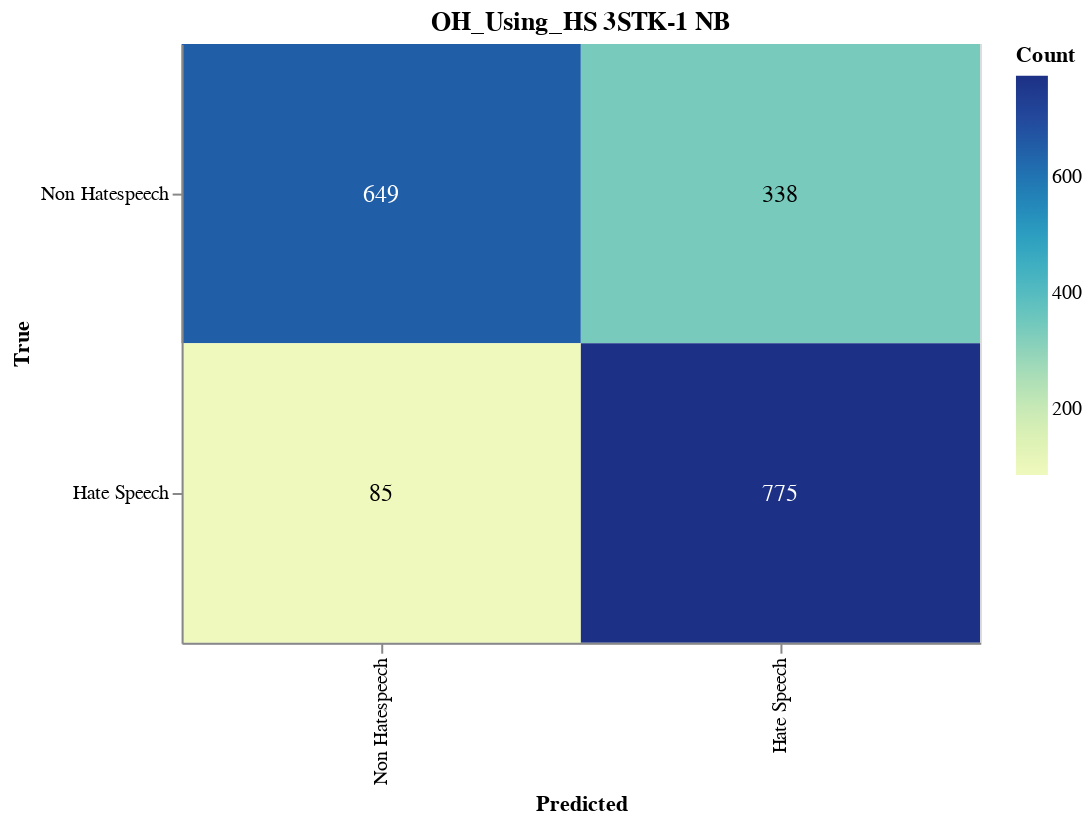

Notebook source saved alongside this figure:
### Markdown cell above
#### Save CM

### Code cell
import altair as alt
import altair_saver
import pandas as pd
from sklearn.metrics import confusion_matrix

# Calculate the confusion matrix
cm = confusion_matrix(y_val, adjusted_predictions)

# Define class names
class_names = ['Non Hatespeech', 'Hate Speech']

# Convert confusion matrix to DataFrame
cm_df = pd.DataFrame(cm, index=class_names, columns=class_names).reset_index().melt(id_vars='index')
cm_df.columns = ['True', 'Predicted', 'Count']

# Ensure the order of categories
cm_df['True'] = pd.Categorical(cm_df['True'], categories=class_names, ordered=True)
cm_df['Predicted'] = pd.Categorical(cm_df['Predicted'], categories=class_names, ordered=True)

# Create the Altair plot
heatmap = alt.Chart(cm_df).mark_rect().encode(
    x=alt.X('Predicted:O', sort=class_names),
    y=alt.Y('True:O', sort=class_names),
    color='Count:Q',
    tooltip=['True', 'Predicted', 'Count']
).properties(
    width=400,
    height=300,
    title='OH_Using_HS 3STK-1 NB'
)

# Add text labels
text = heatmap.mark_text(
    align='center',
    baseline='middle',
    fontSize=12
).encode(
    text='Count:Q',
    color=alt.condition(
        alt.datum.Count > cm.max() / 2,
        alt.value('white'),
        alt.value('black')
    )
)

# Combine heatmap and text
final_chart = heatmap + text

# Display the plot
final_chart.show()

### Figure 1 — Vega-Lite specification as saved in the notebook (floating-point values rounded to 4 significant figures)
{"config": {"view": {"continuousWidth": 300, "continuousHeight": 300}}, "layer": [{"mark": {"type": "rect"}, "encoding": {"color": {"field": "Count", "type": "quantitative"}, "tooltip": [{"field": "True", "type": "ordinal"}, {"field": "Predicted", "type": "ordinal"}, {"field": "Count", "type": "quantitative"}], "x": {"field": "Predicted", "sort": ["Non Hatespeech", "Hate Speech"], "type": "ordinal"}, "y": {"field": "True", "sort": ["Non Hatespeech", "Hate Speech"], "type": "ordinal"}}, "title": "OH_Using_HS 3STK-1 NB"}, {"mark": {"type": "text", "align": "center", "baseline": "middle", "fontSize": 12}, "encoding": {"color": {"condition": {"test": "(datum.Count > 387.5)", "value": "white"}, "value": "black"}, "text": {"field": "Count", "type": "quantitative"}, "tooltip": [{"field": "True", "type": "ordinal"}, {"field": "Predicted", "type": "ordinal"}, {"field": "Count", "type": "quantitative"}], "x": {"field": "Predicted", "sort": ["Non Hatespeech", "Hate Speech"], "type": "ordinal"}, "y": {"field": "True", "sort": ["Non Hatespeech", "Hate Speech"], "type": "ordinal"}}, "title": "OH_Using_HS 3STK-1 NB"}], "data": {"name": "data-d89f7e958ff039a2afe8b7119060eb4d"}, "height": 300, "width": 400, "$schema": "https://vega.github.io/schema/vega-lite/v5.17.0.json", "datasets": {"data-d89f7e958ff039a2afe8b7119060eb4d": [{"True": "Non Hatespeech", "Predicted": "Non Hatespeech", "Count": 649}, {"True": "Hate Speech", "Predicted": "Non Hatespeech", "Count": 85}, {"True": "Non Hatespeech", "Predicted": "Hate Speech", "Count": 338}, {"True": "Hate Speech", "Predicted": "Hate Speech", "Count": 775}]}}
